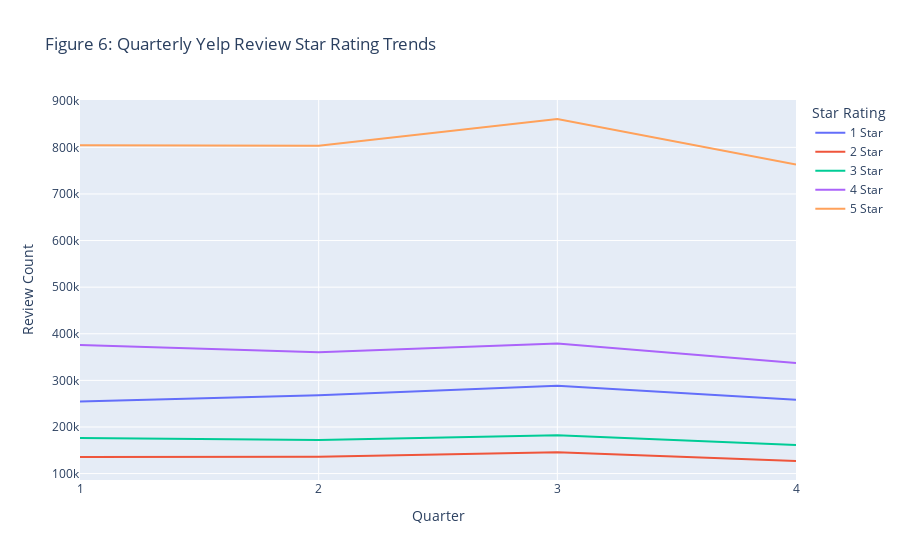
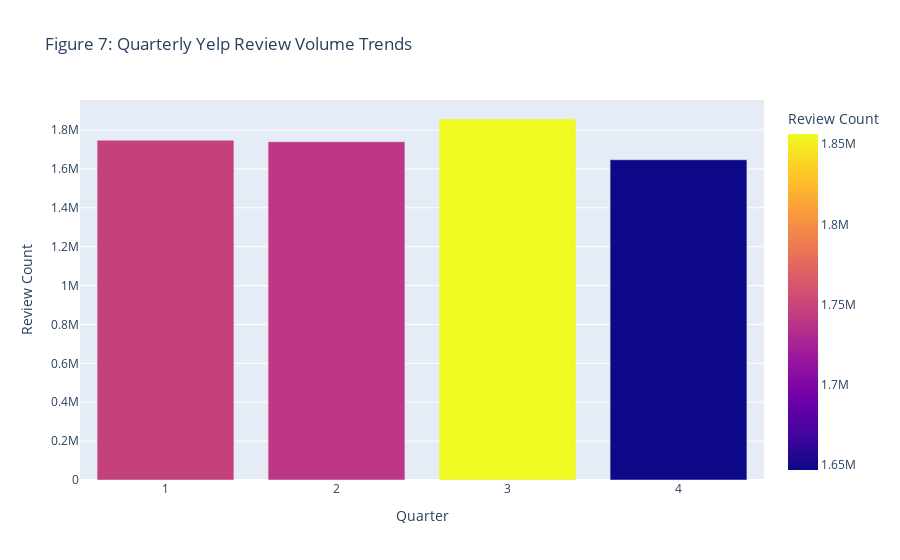

Write notebook code for charts like these, in order.
### Markdown cell above
### Quarterly Review Volume & Star Metrics

### Code cell
# Reviews by quarter
df = cur.execute('''
                SELECT 
                    QUARTER(review_date) AS quarter,
                    SUM(CASE WHEN stars=1 THEN 1 ELSE 0 END) AS one_star_reviews,
                    SUM(CASE WHEN stars=2 THEN 1 ELSE 0 END) AS two_star_reviews,
                    SUM(CASE WHEN stars=3 THEN 1 ELSE 0 END) AS three_star_reviews,
                    SUM(CASE WHEN stars=4 THEN 1 ELSE 0 END) AS four_star_reviews,
                    SUM(CASE WHEN stars=5 THEN 1 ELSE 0 END) AS five_star_reviews,
                    COUNT(*) AS total_reviews,
                    SUM(stars) AS total_stars,
                    ROUND(AVG(stars), 2) avg_rating
                FROM yelp_reviews
                GROUP BY 1
                ORDER BY 1;
                 ''').fetch_pandas_all()

styles = [{
    'selector': 'caption', 'props': 'text-align: left;'
}]

display(df.style.set_caption('<span style="font-size: 20px;">Table 16: Quarterly Review Volume & Star Metrics</span>').set_table_styles(styles))

# Rename columns for readability in charts
df.rename(columns={'ONE_STAR_REVIEWS': '1 Star', 'TWO_STAR_REVIEWS': '2 Star', 'THREE_STAR_REVIEWS': '3 Star', 'FOUR_STAR_REVIEWS': '4 Star', 'FIVE_STAR_REVIEWS': '5 Star', 'TOTAL_REVIEWS': 'Total Reviews',
                   'AVG_RATING': 'Average Rating'}, inplace=True)

# Generate line chart for review count for each star value by quarter
fig = px.line(
    df,
    x='QUARTER',
    y=[
        '1 Star',
        '2 Star',
        '3 Star',
        '4 Star',
        '5 Star'
    ],
    labels={
        'value': 'Review Count',
        'variable': 'Star Rating',
        'QUARTER': 'Quarter'
    },
    title='Figure 6: Quarterly Yelp Review Star Rating Trends'
)
fig.update_xaxes(dtick=1)
fig.show()

# Generate bar chart for monthly review volume by quarter
fig = px.bar(
    df,
    x='QUARTER', 
    y='Total Reviews', 
    color='Total Reviews', 
    labels={'QUARTER': 'Quarter', 'Total Reviews': 'Review Count'},
    title='Figure 7: Quarterly Yelp Review Volume Trends'
)
fig.update_xaxes(dtick=1)
fig.show()

### Figure 1 — Plotly figure (JSON) as saved in the notebook; plotly's stock layout.template omitted (floating-point values rounded to 4 significant figures)
{"data": [{"hovertemplate": "Star Rating=1 Star<br>Quarter=%{x}<br>Review Count=%{y}<extra></extra>", "legendgroup": "1 Star", "line": {"color": "#636efa", "dash": "solid"}, "marker": {"symbol": "circle"}, "mode": "lines", "name": "1 Star", "orientation": "v", "showlegend": true, "type": "scatter", "x": [1, 2, 3, 4], "xaxis": "x", "y": [254879, 267952, 288448, 258282], "yaxis": "y"}, {"hovertemplate": "Star Rating=2 Star<br>Quarter=%{x}<br>Review Count=%{y}<extra></extra>", "legendgroup": "2 Star", "line": {"color": "#EF553B", "dash": "solid"}, "marker": {"symbol": "circle"}, "mode": "lines", "name": "2 Star", "orientation": "v", "showlegend": true, "type": "scatter", "x": [1, 2, 3, 4], "xaxis": "x", "y": [135483, 136048, 145698, 127011], "yaxis": "y"}, {"hovertemplate": "Star Rating=3 Star<br>Quarter=%{x}<br>Review Count=%{y}<extra></extra>", "legendgroup": "3 Star", "line": {"color": "#00cc96", "dash": "solid"}, "marker": {"symbol": "circle"}, "mode": "lines", "name": "3 Star", "orientation": "v", "showlegend": true, "type": "scatter", "x": [1, 2, 3, 4], "xaxis": "x", "y": [176621, 171950, 182094, 161269], "yaxis": "y"}, {"hovertemplate": "Star Rating=4 Star<br>Quarter=%{x}<br>Review Count=%{y}<extra></extra>", "legendgroup": "4 Star", "line": {"color": "#ab63fa", "dash": "solid"}, "marker": {"symbol": "circle"}, "mode": "lines", "name": "4 Star", "orientation": "v", "showlegend": true, "type": "scatter", "x": [1, 2, 3, 4], "xaxis": "x", "y": [375630, 360521, 379363, 337404], "yaxis": "y"}, {"hovertemplate": "Star Rating=5 Star<br>Quarter=%{x}<br>Review Count=%{y}<extra></extra>", "legendgroup": "5 Star", "line": {"color": "#FFA15A", "dash": "solid"}, "marker": {"symbol": "circle"}, "mode": "lines", "name": "5 Star", "orientation": "v", "showlegend": true, "type": "scatter", "x": [1, 2, 3, 4], "xaxis": "x", "y": [804599, 803312, 860782, 762934], "yaxis": "y"}], "layout": {"legend": {"title": {"text": "Star Rating"}, "tracegroupgap": 0}, "title": {"text": "Figure 6: Quarterly Yelp Review Star Rating Trends"}, "xaxis": {"anchor": "y", "domain": [0, 1], "dtick": 1, "title": {"text": "Quarter"}}, "yaxis": {"anchor": "x", "domain": [0, 1], "title": {"text": "Review Count"}}}}

### Figure 2 — Plotly figure (JSON) as saved in the notebook; plotly's stock layout.template omitted (floating-point values rounded to 4 significant figures)
{"data": [{"hovertemplate": "Quarter=%{x}<br>Review Count=%{marker.color}<extra></extra>", "legendgroup": "", "marker": {"color": [1747212, 1739783, 1856385, 1646900], "coloraxis": "coloraxis", "pattern": {"shape": ""}}, "name": "", "orientation": "v", "showlegend": false, "textposition": "auto", "type": "bar", "x": [1, 2, 3, 4], "xaxis": "x", "y": [1747212, 1739783, 1856385, 1646900], "yaxis": "y"}], "layout": {"barmode": "relative", "coloraxis": {"colorbar": {"title": {"text": "Review Count"}}, "colorscale": [[0, "#0d0887"], [0.1111, "#46039f"], [0.2222, "#7201a8"], [0.3333, "#9c179e"], [0.4444, "#bd3786"], [0.5556, "#d8576b"], [0.6667, "#ed7953"], [0.7778, "#fb9f3a"], [0.8889, "#fdca26"], [1, "#f0f921"]]}, "legend": {"tracegroupgap": 0}, "title": {"text": "Figure 7: Quarterly Yelp Review Volume Trends"}, "xaxis": {"anchor": "y", "domain": [0, 1], "dtick": 1, "title": {"text": "Quarter"}}, "yaxis": {"anchor": "x", "domain": [0, 1], "title": {"text": "Review Count"}}}}
